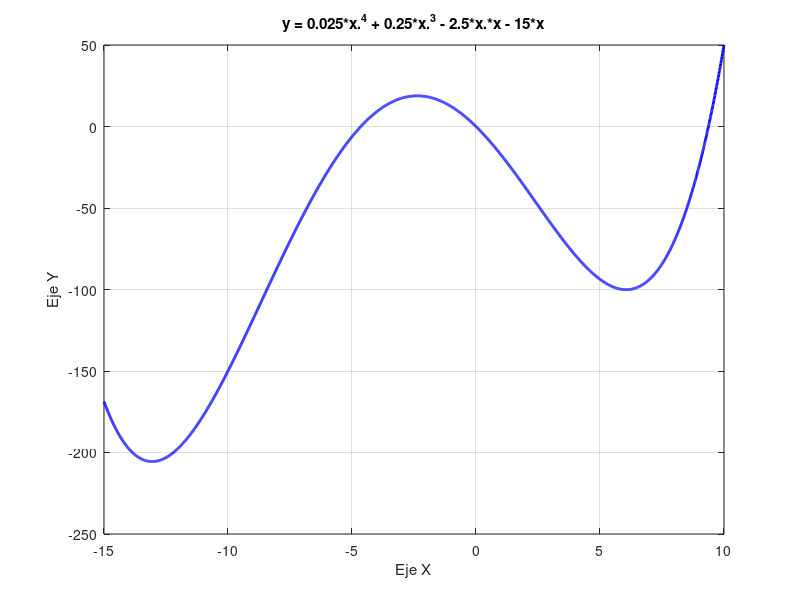

Write the MATLAB code that produced this figure.
% Grafica de una funcion con minimos y maximos locales

clear;
clc;
close all;

x = -15:0.01:10;
x = x';
y = 0.02*x.^4 + 0.25*x.^3 - 2.5*x.*x - 15*x;
figure(1);
plot(x,y,'-b','Linewidth',2);
xlabel('Eje X');
ylabel('Eje Y');
title('y = 0.025*x.^4 + 0.25*x.^3 - 2.5*x.*x - 15*x');
grid;




